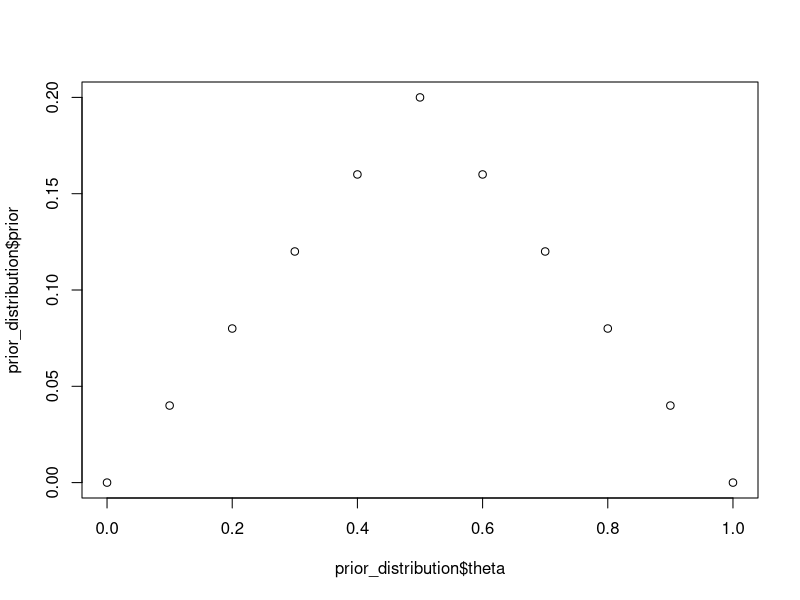
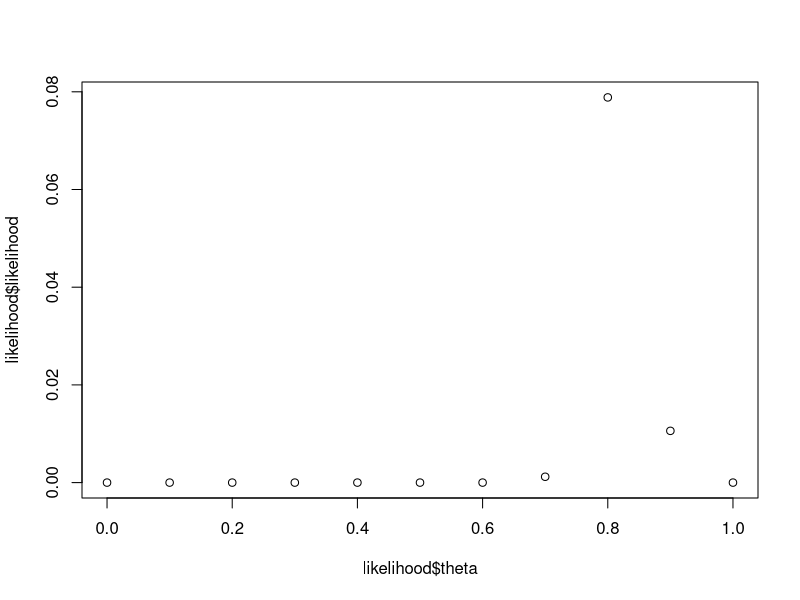
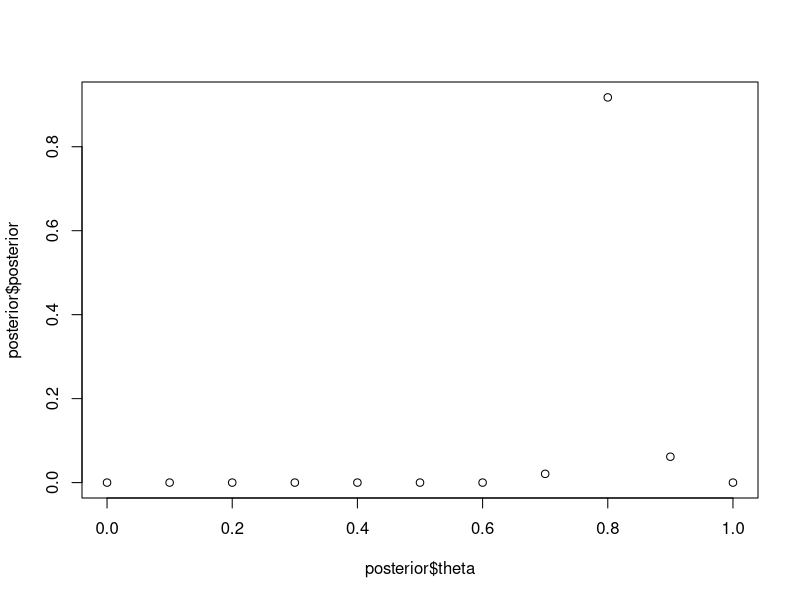
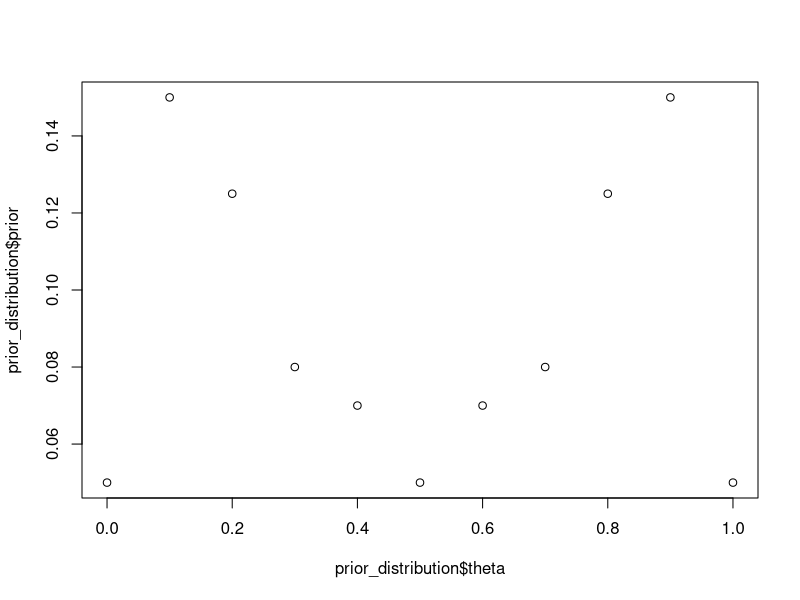
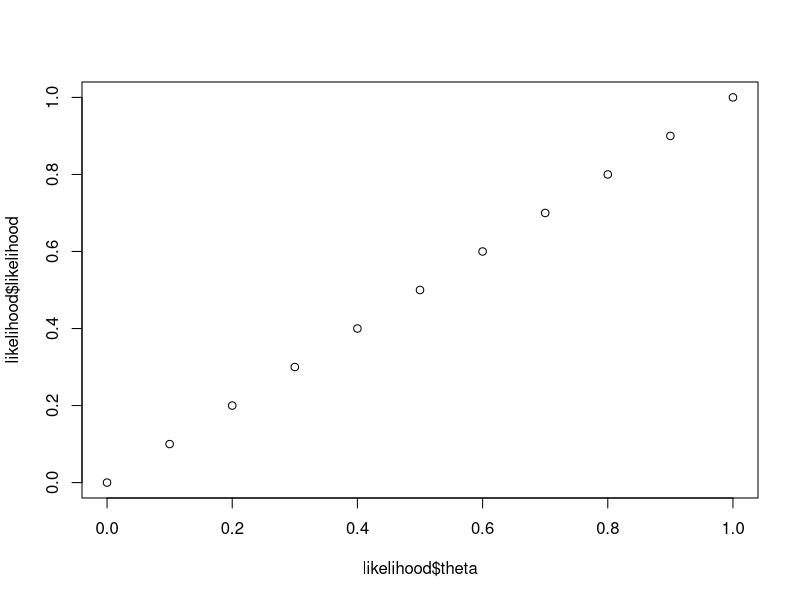
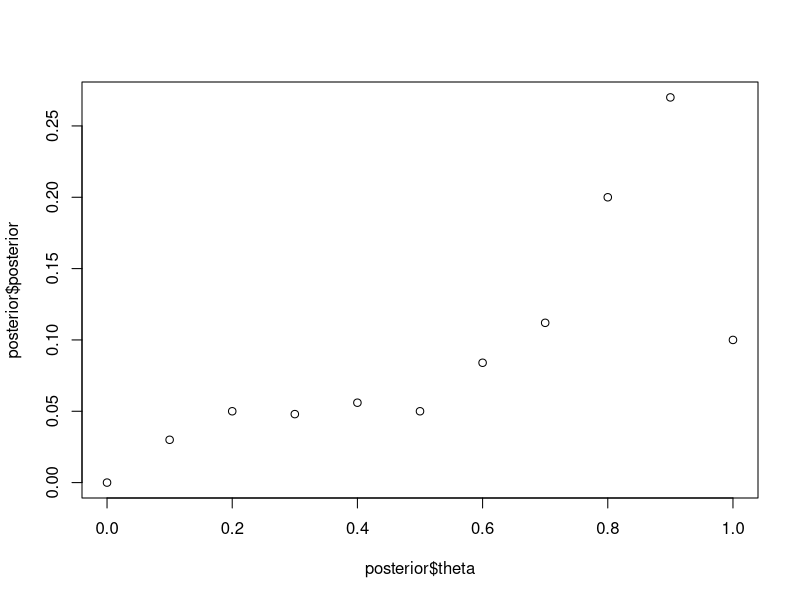

Here is the R script that generated these plots, in order:
## ---- chunk 1
knitr::opts_chunk$set(echo = TRUE)
## ---- chunk 2
p = 5/8

(1 - (1-p)^3) / (1-p)^3
## ---- chunk 3

set.seed(123)
winner = c()
for(i in 1:50000){
  # randomly roll the ball 
  p = runif(1, 0,1)
  # sample either Ajay or Nathan 
  tmp = sample(c("A", "N"), 8, replace=TRUE, prob=c(p, 1-p))
  if(sum(tmp=="A")==5){
    # Ajay won 5 so far 
    a = 5; n = 3 
    while(TRUE){
      tmp = sample(c("A", "N"), 1, prob=c(p, 1-p))
      #tmps = c(tmps, tmp)
      # loop 
      if(tmp =="A"){ a = a + 1 }
      if(tmp =="N"){ n = n + 1 }
      # until either reaches 6 
      if(n == 6 || a == 6){
        break
      }
    }
    if( a == 6 ){
      winner = c(winner, "A")
    }
    if( n == 6 ){
      winner = c(winner, "N")
    }
  }
}

## ---- chunk 4
table(winner)
## ---- chunk 5
get_prior = function(vals){
  valspmin = pmin(vals, 1-vals)
  prior = valspmin / sum(valspmin)
  return(data.frame(theta=vals, prior=prior))
}


get_likelihood = function(thetas, successes, failures){
  lvals = dbinom(successes, successes+failures, thetas)
  
  return(data.frame(theta = thetas, likelihood = lvals))
  
}

get_posterior = function(likelihood, prior){
  
  likelihood$likelihood * prior_distribution$prior
  
  marginal_likelihood = sum(likelihood$likelihood * prior_distribution$prior)
  
  posterior = (likelihood$likelihood * prior_distribution$prior) / marginal_likelihood
  
  posterior = data.frame(theta=likelihood$theta, posterior=posterior)
  return(posterior)
}
## ---- chunk 6
thetas <- seq(0, 1, 0.1)
prior_distribution = get_prior(thetas)
likelihood = get_likelihood(thetas, 1 , 0)
posterior = get_posterior(likelihood, prior_distribution)


thetas <- seq(0, 1, 0.1)
prior_distribution = get_prior(thetas)
likelihood = get_likelihood(thetas, 83 , 17)
posterior = get_posterior(likelihood, prior_distribution)

plot(prior_distribution$theta, prior_distribution$prior)
plot(likelihood$theta, likelihood$likelihood)
plot(posterior$theta, posterior$posterior)
## ---- chunk 7

get_biased_prior = function(vals){
  return(data.frame(theta=vals, prior=c(0.05, 0.15, 0.125,
                                        0.08, 0.07, 0.05, 
                                        0.07, 0.08, 0.125, 
                                        0.15, 0.05)))
}

thetas <- seq(0, 1, 0.1)
prior_distribution = get_biased_prior(thetas)
likelihood = get_likelihood(thetas, 1 , 0)
posterior = get_posterior(likelihood, prior_distribution)

plot(prior_distribution$theta, prior_distribution$prior)
plot(likelihood$theta, likelihood$likelihood)
plot(posterior$theta, posterior$posterior)


## ---- chunk 8
sessionInfo()

